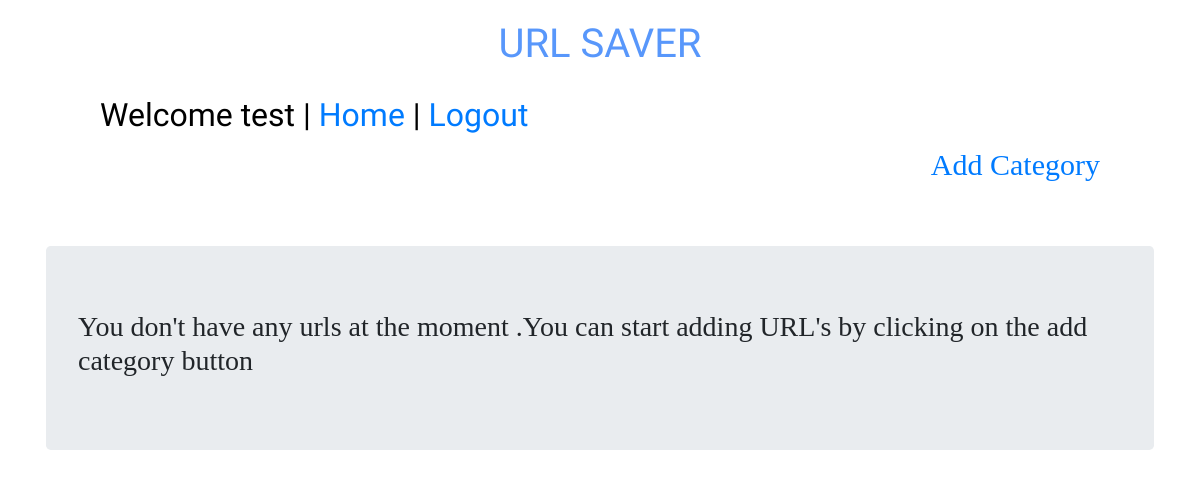
Before: / (signed in) with the older database file.
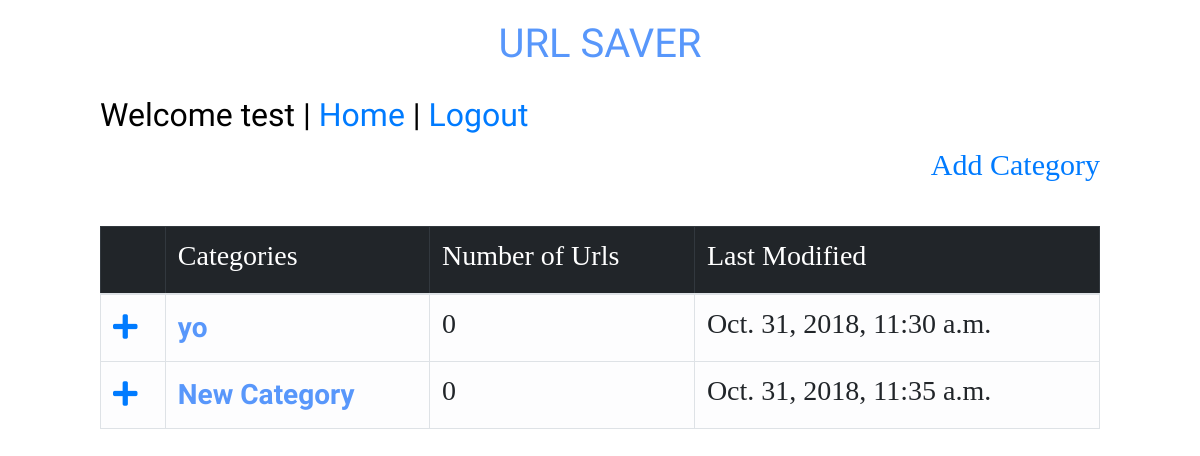
After: the same page with the newer database file.
### authorize/models.py (models this page shows, shortened)
class Category(models.Model):
    name =  models.CharField(max_length=100)
    users = models.ForeignKey(User,on_delete=models.CASCADE,related_name='categories')
    last_modified =  models.DateTimeField(auto_now_add=True)

### authorize/views.py (the view)
# urls.py: url(r'^$',views.home ,name = 'home'),
def home(request):
    if request.user.is_authenticated:
         category = request.user.categories.all()
         c = category.count()
         return render(request , 'home.html' , {'category':category,'c':c})
    else:
        return redirect('/accounts/register/')

### templates/home.html (shortened to what this page needs)
{% extends 'base.html' %}
{% block content %}
<div class="padit headFont" align="left">
<h2  style="color:black">Welcome {{request.user.username}} | <a href="{%  url 'authorize:home'   %}" style="font-size: xx-large">Home</a>  | <a href="{%  url 'auth_logout'   %}" style="font-size: xx-large">Logout</a> </h2>
</div>
<div class ="padit" style="font-size: 30px" align="right" >
<a href="{% url 'authorize:add_category' %}"> Add Category</a>
</div>
<br>
<br>
{% if c != 0 %}
<div class="padit fontit">
<table class="table table-hover table-light  table-bordered ">
    <thead class="table-dark">
    <tr>
        <th scope="col">
    </th>
    <th scope="col">
    <h1 class ="tablefont" style="color:white">Categories</h1>
    </th>
    <th scope="col">
     <h1 class ="tablefont" style="color:white" >Number of Urls</h1>
    </th>
     <th scope="col">
     <h1 class ="tablefont" style="color:white" >Last Modified</h1>
    </th>
</tr>
      </thead>
  <tbody>
{% for cat in category %}
 <tr>
      <th scope="col">
      <a class ="tablefont" href="{% url 'authorize:add_url' cat_id=cat.id  %}"><i class="fas fa-plus"></i></a>
    </th>
    <th scope="col">
    <a class ="tablefont link-color" href="{%  url 'authorize:show_urls' cat_id=cat.id  %}">{{cat.name}}</a>
    </th>
    <th scope="col">
     <h1 class ="tablefont" > {{ cat.urls.all.count}} </h1>
    </th>
    <th scope="col">
     <h1 class ="tablefont" > {{ cat.last_modified}} </h1>
    </th>
</tr>
{% endfor %}
   </tbody>
</table>
{% else %}
   <div class="container ">
      <div class="jumbotron">
       <h3>You don't have any urls at the moment .You can start adding URL's by clicking on the add category button</h3>
      </div>
 </div>
{% endif %}
</div>
{% endblock %}

### templates/base.html (shortened to what this page needs)
{% load staticfiles %}
<!DOCTYPE html>
<html lang="en">
<head>
    <link rel="stylesheet" href="https://stackpath.bootstrapcdn.com/bootstrap/4.1.3/css/bootstrap.min.css">
     <link rel ="stylesheet" href = "{% static 'css/base.css' %}" >
    <link rel="stylesheet" href="https://use.fontawesome.com/releases/v5.2.0/css/all.css">
</head>
<body>
    <div class="header">
      <h1>URL SAVER</h1>
    </div>
  {% block content %}
   {% endblock %}
</body>
</html>

### static/css/base.css (style rules this page uses)
.header { padding: 20px; text-align: center; color: #5897fb; font-family:'Architects Daughter', cursive; }
.headFont { font-family: 'Imprima', sans-serif; }
body { font-family: Inconsolata; font-size: 13px }
.tablefont { font-size:28px; }
.link-color { color: #5897fb; font-family:'Imprima', sans-serif; }
.padit { padding-left: 100px; padding-right: 100px; }

Changed rows visible on the page:
added Category: name "yo", urls.all.count "0", last_modified "Oct. 31, 2018, 11:30 a.m."
added Category: name "New Category", urls.all.count "0", last_modified "Oct. 31, 2018, 11:35 a.m."
Other visible differences:
text no longer shown: "You don't have any urls at the moment .You can start adding URL's by clicking on the add category button"
text now shown: "Categories Number of Urls Last Modified"
